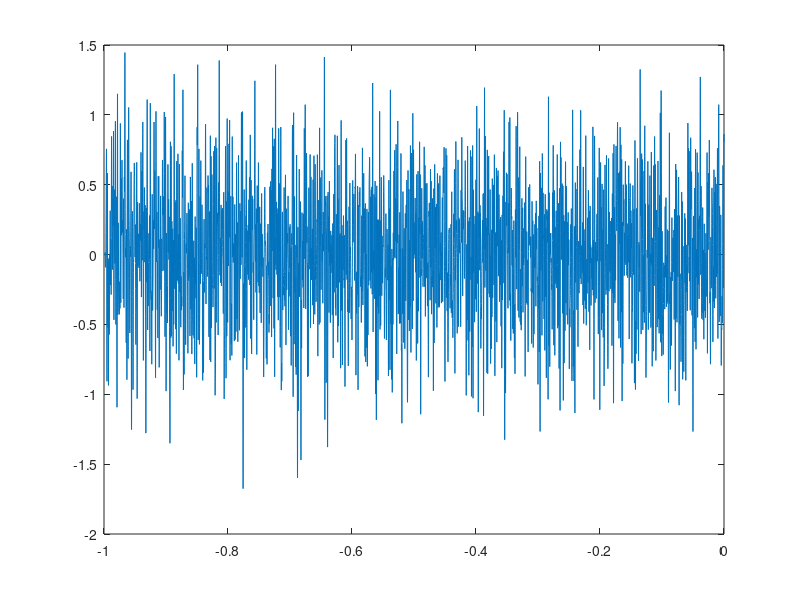

This chart was generated by the following MATLAB code:
##
#### Exercicios slide 12:
#### Gerar um sinal s(t) composto pela somatória de 3 senos com
#### amplitudes de 6V, 2V e 4V e frequências de 1, 3 e 5 kHz,
#### respectivamente.
##
####clear all
####close all
####clc
####
####Amplitude1 = 6;
####Amplitude2 = 2;
####Amplitude3 = 4;
####
####freq1 = 1000;
####freq2 = 3000;
####freq3 = 5000;
####
####wm1 = 2*pi*freq1;
####wm2 = 2*pi*freq2;
####wm3 = 2*pi*freq3;
####
####n_periodo = 10; # número de períodos para a visualização
####N = 10; # fator de superamostragem 
####Fs = 2*10000*N; # frequência de amostragem deve respeitar o teorema de Nyquist
####Ts = 1/Fs; # Tempo de amostragem
####t = [0:Ts:1]; # representando o tempo em segundos
####
####seno_01 = Amplitude1*sin(wm1*t);  
####seno_02 = Amplitude2*sin(wm2*t);
####seno_03 =  Amplitude3*sin(wm3*t);
#### 
####s_t = seno_01 + seno_02 + seno_03;
####
##### Plotar em uma figura os três cossenos e o sinal 's ' no domínio do
#####tempo e da frequência.
####
##### Plot no dominio do tempo
####
######figure(1)
######subplot(4,1,1)
######plot(t,seno_01)
######title('Dominio do Tempo')
######xlim([0 n_periodo*(1/freq1)])
######
######subplot(4,1,2)
######plot(t,seno_02)
######xlim([0 n_periodo*(1/freq2)])
######
######subplot(4,1,3)
######plot(t,seno_03)
######xlim([0 n_periodo*(1/freq3)])
######
#####subplot(4,1,4)
####plot(t,s_t)
####xlim([0 n_periodo*(1/freq3)])
####
####### Plot no dominio da frequência
####
####SEN1_01 = fftshift(fft(seno_01))/length(seno_01);
####SEN1_02 = fftshift(fft(seno_02))/length(seno_02);
####SEN1_03 = fftshift(fft(seno_03))/length(seno_03);
####
####saida_freq = fftshift(fft(s_t))/length(s_t);
####f1 = [0:1:Fs];
####f2 = [-Fs/2:1:Fs/2];
######
######figure(2)
######title('Dominio da Frequência')
#######subplot(4,1,1)
#######plot(f2,abs(saida_freq))
######subplot(4,1,1)
######plot(f2,abs(SEN1_01))
######ylim([-0.2 Amplitude1])
######
######subplot(4,1,2)
######plot(f2,abs(SEN1_02))
######
######ylim([-0.2 Amplitude1])
######
######subplot(4,1,3)
######plot(f2,abs(SEN1_03))
######
######ylim([-0.2 Amplitude1])
#####figure(3)
#####subplot(4,1,4)
######plot(f2,abs(saida_freq))
#######xlim([0 20*(fm3)])
######ylim([-0.2 Amplitude1])
######
########
########
####### Utilizando a função 'norm', determine a potência média do sinal 's'
######
##### periodo que é 1/f, dividido pela integra, somatoria dos pontos 
####potencia_sinal= (1/length(s_t)) * sum(s_t .^2)
####
####
######
#######Utilizando a função 'pwelch', plote a Densidade Espectral de
#######Potência do sinal 's'.
######
######
#######Fazer a tranformada de fourier do sinal, autocorrelação do sinall s no domínio do tempo e então depois fazer a transformada de fourier 
######d_espectral = pwelch(p_medio)
######figure(4)
######title('Densidade Espectral de Potência')
#######plot(t,d_espectral)
######xlim([0 n_periodo*(1/freq3)])
####
####pwelch(saida_freq,[],[],[],Fs,'twosided');
##
##%% Exercicios slide 13:
### Gerar um sinal s(t) composto pela somatória de 3 senos com amplitudes
### de 5V, 5/3V e 1V e frequências de 1, 3 e 5 kHz, respectivamente.
##
##clear all
##close all
##clc
##
##Amplitude1 = 5;
##Amplitude2 = 5/3;
##Amplitude3 = 1;
##
##freq1 = 1000;
##freq2 = 3000;
##freq3 = 5000;
##
##wm1 = 2*pi*freq1;
##wm2 = 2*pi*freq2;
##wm3 = 2*pi*freq3;
##
##n_periodo = 4; # número de períodos para a visualização
##N = 10; # fator de superamostragem 
##Fs = 2*10000*N; # frequência de amostragem deve respeitar o teorema de Nyquist
##Ts = 1/Fs; # Tempo de amostragem
##t = [0:Ts:1]; # representando o tempo em segundos
##
##seno_01 = Amplitude1*sin(wm1*t);  
##seno_02 = Amplitude2*sin(wm2*t);
##seno_03 =  Amplitude3*sin(wm3*t);
## 
##s_t = seno_01 + seno_02 + seno_03; 
##
###Plotar em uma figura os três cossenos e o sinal 's' no domínio do tempo e
###da frequência
##
##### Plot no dominio do tempo
##
##figure(1)
##subplot(4,1,1)
####plot(t,seno_01)
####title('Dominio do Tempo')
####xlim([0 n_periodo*(1/freq1)])
####
####subplot(4,1,2)
####plot(t,seno_02)
####xlim([0 n_periodo*(1/freq2)])
####
####subplot(4,1,3)
####plot(t,seno_03)
####xlim([0 n_periodo*(1/freq3)])
####
####subplot(4,1,4)
##plot(t,s_t)
##xlim([0 n_periodo*(1/freq3)])
##
## #Plot no dominio da frequência
##
##saida_freq = fftshift(fft(s_t))/length(s_t);
###SEN1_01 = fft(seno_01);
###SEN1_01_SHIFT = fftshift(SEN1_01);
###SEN1_01_SHIFT = fftshift(SEN1_01)/length(SEN1_01);
##
##f1 = [0:1:Fs];
##f2 = [-Fs/2:1:Fs/2];
####figure(2)
####title('Dominio da Frequência')
#####subplot(4,1,1)
####plot(f2,abs(saida_freq))
####xlim([10000 10000])
####ylim([-0.2 Amplitude1])
###subplot(4,1,2)
###plot(f2,abs(SEN1_01_SHIFT))
##
### Gerar 3 filtros ideais:
##
###-------------- Passa baixa (frequência de corte em 2kHz)
##
### para alcançar 2K o valor é f2(102002)
### O passo é Fs/2
### f2(98000) para alcançar -2001kHz
### a quantidade para chegar em +2kHz é (102002 - 98000)
##filtra_zero_2k = zeros(1,98000);
##filtra_um_2k = ones(1,4001);
### Só montar a matriz
##filtro_passaBaixas_2k = [filtra_zero_2k filtra_um_2k filtra_zero_2k];
##sinal_2k = s_t.*filtro_passaBaixas_2k;
##subplot(4,1,2)
##plot(f2,abs(sinal_2k))
##xlim([5000 5000])
###ylim([-0.2 5])multiplicar ponto a ponto 
##
####
##
###--------------Passa alta (banda de passagem acima de 4kHz)
##
## #para alcançar 4K o valor é f2(104002)
## #f2(96000) alcança -4001
##filtra_um_4k = ones(1,96000);
##
### a quantidade para chegar em +4kHz é (104002 - 96000)
##filtra_zero_4k = zeros(1,8001);
##
## #Só montar a matriz
##filtro_passaBaixas_4k = [filtra_um_4k filtra_zero_4k filtra_um_4k];
##sinal_4k = s_t.*filtro_passaBaixas_4k;
##subplot(4,1,3)
##plot(f2,abs(sinal_4k))
##xlim([10000 10000])
####ylim([-0.2 1])
####
###---------------Passa faixa (banda de passagem entre 2 e 4kHz)
##
### zera até chegar em 4kHz
##zera_ate_4k = zeros(1,96000);
### Mantém até 2k
##mantem_4k_2k = ones(1,2000);
### Zera entre -2k e 2k
##zera_2k_2k = zeros(1,4001);
####
#####matriz
##passa_faixa = [zera_ate_4k mantem_4k_2k zera_2k_2k mantem_4k_2k zera_ate_4k];
####
##faixa_sinal = s_t.*passa_faixa;
###figure (3)
##subplot(4,1,4)
##plot(f2,abs(faixa_sinal))
###xlim([-20000 20000])
####
####ylim([-0.2 1])


## Exercicios slide 14:

##Gerar um vetor representando um ruído com distribuição
##normal utilizando a função 'randn' do matlab. Gere 1 segundo
##de ruído considerando um tempo de amostragem de 1/10k.
desvio_padrao = 4;
n = randn(1,10000);

#Plotar o histograma do ruído para observar a distribuição
#Gaussiana. Utilizar a função 'histogram'
#hist(n,100)
#hist(saida_freq,100)
var(n) # proxima de 1
Fs = 10000 - 1;
Ts = 1/Fs;
tempo = [0:Ts:1];
eixo_f = [-5000:1:5000];
#figure(1)
t = tempo - 1;
#plot(t,n)


# TEMPOO

saida_freq = fftshift(fft(n))/length(n);
f2 = [-Fs/2:1:Fs/2];
#figure (2)
#plot(f2,saida_freq)

filtro=fir1(50,(1000*2)/10000);

figure(1)
saida = filter(filtro,1,n);
#hist(saida,100)
#figure(2)
plot (t,saida)
##autocorrelacao = xcorr(n);
##plot(autocorrelacao) 
##filtro=fir1(50,(1000*2)/Fs);
##freqz(filtro)

##saida = filtro .* n;
##figure(2)
##plot(saida)
#Plotar o ruído no domínio do tempo e da frequência
# Gerar eixo F de -5000 até 5000

#Utilizando a função 'xcorr', plote a função de autocorrelação
#do ruído.






